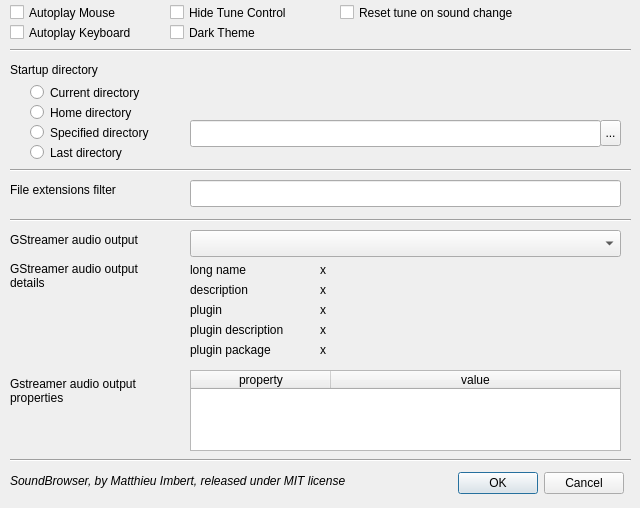
<?xml version="1.0" encoding="UTF-8"?>
<ui version="4.0">
 <class>PrefsDialog</class>
 <widget class="QDialog" name="PrefsDialog">
  <property name="geometry">
   <rect>
    <x>0</x>
    <y>0</y>
    <width>640</width>
    <height>508</height>
   </rect>
  </property>
  <property name="sizePolicy">
   <sizepolicy hsizetype="Fixed" vsizetype="Fixed">
    <horstretch>0</horstretch>
    <verstretch>0</verstretch>
   </sizepolicy>
  </property>
  <property name="windowTitle">
   <string>Preferences</string>
  </property>
  <property name="windowIcon">
   <iconset>
    <normaloff>:/icons/ui/settings.png</normaloff>:/icons/ui/settings.png</iconset>
  </property>
  <property name="modal">
   <bool>true</bool>
  </property>
  <widget class="QDialogButtonBox" name="buttonBox">
   <property name="geometry">
    <rect>
     <x>450</x>
     <y>470</y>
     <width>181</width>
     <height>27</height>
    </rect>
   </property>
   <property name="orientation">
    <enum>Qt::Horizontal</enum>
   </property>
   <property name="standardButtons">
    <set>QDialogButtonBox::Cancel|QDialogButtonBox::Ok</set>
   </property>
   <property name="centerButtons">
    <bool>true</bool>
   </property>
  </widget>
  <widget class="QRadioButton" name="startup_path_mode_current_dir">
   <property name="geometry">
    <rect>
     <x>30</x>
     <y>80</y>
     <width>141</width>
     <height>25</height>
    </rect>
   </property>
   <property name="sizePolicy">
    <sizepolicy hsizetype="Maximum" vsizetype="Fixed">
     <horstretch>0</horstretch>
     <verstretch>0</verstretch>
    </sizepolicy>
   </property>
   <property name="text">
    <string>Current directory</string>
   </property>
  </widget>
  <widget class="QRadioButton" name="startup_path_mode_home_dir">
   <property name="geometry">
    <rect>
     <x>30</x>
     <y>100</y>
     <width>129</width>
     <height>25</height>
    </rect>
   </property>
   <property name="sizePolicy">
    <sizepolicy hsizetype="Expanding" vsizetype="Fixed">
     <horstretch>0</horstretch>
     <verstretch>0</verstretch>
    </sizepolicy>
   </property>
   <property name="text">
    <string>Home directory</string>
   </property>
  </widget>
  <widget class="QRadioButton" name="startup_path_mode_specified_path">
   <property name="geometry">
    <rect>
     <x>30</x>
     <y>120</y>
     <width>151</width>
     <height>25</height>
    </rect>
   </property>
   <property name="sizePolicy">
    <sizepolicy hsizetype="Expanding" vsizetype="Fixed">
     <horstretch>0</horstretch>
     <verstretch>0</verstretch>
    </sizepolicy>
   </property>
   <property name="text">
    <string>Specified directory</string>
   </property>
  </widget>
  <widget class="QLineEdit" name="specified_path">
   <property name="geometry">
    <rect>
     <x>190</x>
     <y>120</y>
     <width>411</width>
     <height>27</height>
    </rect>
   </property>
  </widget>
  <widget class="QRadioButton" name="startup_path_mode_last_path">
   <property name="geometry">
    <rect>
     <x>30</x>
     <y>140</y>
     <width>131</width>
     <height>25</height>
    </rect>
   </property>
   <property name="text">
    <string>Last directory</string>
   </property>
  </widget>
  <widget class="QToolButton" name="specified_path_button">
   <property name="geometry">
    <rect>
     <x>600</x>
     <y>120</y>
     <width>21</width>
     <height>26</height>
    </rect>
   </property>
   <property name="text">
    <string>...</string>
   </property>
  </widget>
  <widget class="QLabel" name="label_startup_directory">
   <property name="geometry">
    <rect>
     <x>10</x>
     <y>60</y>
     <width>151</width>
     <height>19</height>
    </rect>
   </property>
   <property name="sizePolicy">
    <sizepolicy hsizetype="Expanding" vsizetype="Fixed">
     <horstretch>0</horstretch>
     <verstretch>0</verstretch>
    </sizepolicy>
   </property>
   <property name="text">
    <string>Startup directory</string>
   </property>
  </widget>
  <widget class="QLabel" name="label_file_extensions_filter">
   <property name="geometry">
    <rect>
     <x>10</x>
     <y>180</y>
     <width>141</width>
     <height>19</height>
    </rect>
   </property>
   <property name="sizePolicy">
    <sizepolicy hsizetype="Expanding" vsizetype="Fixed">
     <horstretch>0</horstretch>
     <verstretch>0</verstretch>
    </sizepolicy>
   </property>
   <property name="text">
    <string>File extensions filter</string>
   </property>
  </widget>
  <widget class="QLineEdit" name="file_extensions_filter">
   <property name="geometry">
    <rect>
     <x>190</x>
     <y>180</y>
     <width>431</width>
     <height>27</height>
    </rect>
   </property>
  </widget>
  <widget class="QLabel" name="label_gst_aa">
   <property name="geometry">
    <rect>
     <x>10</x>
     <y>230</y>
     <width>171</width>
     <height>19</height>
    </rect>
   </property>
   <property name="text">
    <string>GStreamer audio output</string>
   </property>
  </widget>
  <widget class="QComboBox" name="audio_output">
   <property name="geometry">
    <rect>
     <x>190</x>
     <y>230</y>
     <width>431</width>
     <height>27</height>
    </rect>
   </property>
  </widget>
  <widget class="QTableWidget" name="audio_output_properties">
   <property name="geometry">
    <rect>
     <x>190</x>
     <y>370</y>
     <width>431</width>
     <height>81</height>
    </rect>
   </property>
   <property name="verticalScrollBarPolicy">
    <enum>Qt::ScrollBarAsNeeded</enum>
   </property>
   <property name="sizeAdjustPolicy">
    <enum>QAbstractScrollArea::AdjustIgnored</enum>
   </property>
   <property name="rowCount">
    <number>0</number>
   </property>
   <property name="columnCount">
    <number>2</number>
   </property>
   <attribute name="horizontalHeaderCascadingSectionResizes">
    <bool>false</bool>
   </attribute>
   <attribute name="horizontalHeaderDefaultSectionSize">
    <number>140</number>
   </attribute>
   <attribute name="horizontalHeaderStretchLastSection">
    <bool>true</bool>
   </attribute>
   <attribute name="verticalHeaderVisible">
    <bool>false</bool>
   </attribute>
   <column>
    <property name="text">
     <string>property</string>
    </property>
   </column>
   <column>
    <property name="text">
     <string>value</string>
    </property>
   </column>
  </widget>
  <widget class="QLabel" name="label_aa_properties">
   <property name="geometry">
    <rect>
     <x>10</x>
     <y>370</y>
     <width>161</width>
     <height>41</height>
    </rect>
   </property>
   <property name="text">
    <string>Gstreamer audio output
properties</string>
   </property>
  </widget>
  <widget class="QLabel" name="label_gst_aa_details">
   <property name="geometry">
    <rect>
     <x>10</x>
     <y>250</y>
     <width>171</width>
     <height>51</height>
    </rect>
   </property>
   <property name="text">
    <string>GStreamer audio output
details</string>
   </property>
  </widget>
  <widget class="QLabel" name="label_aa_long_name">
   <property name="geometry">
    <rect>
     <x>190</x>
     <y>260</y>
     <width>81</width>
     <height>19</height>
    </rect>
   </property>
   <property name="text">
    <string>long name</string>
   </property>
  </widget>
  <widget class="QLabel" name="label_aa_description">
   <property name="geometry">
    <rect>
     <x>190</x>
     <y>280</y>
     <width>91</width>
     <height>19</height>
    </rect>
   </property>
   <property name="text">
    <string>description</string>
   </property>
  </widget>
  <widget class="QLabel" name="label_aa_plugin">
   <property name="geometry">
    <rect>
     <x>190</x>
     <y>300</y>
     <width>91</width>
     <height>19</height>
    </rect>
   </property>
   <property name="text">
    <string>plugin</string>
   </property>
  </widget>
  <widget class="QLabel" name="label_aa_plugin_description">
   <property name="geometry">
    <rect>
     <x>190</x>
     <y>320</y>
     <width>131</width>
     <height>19</height>
    </rect>
   </property>
   <property name="text">
    <string>plugin description</string>
   </property>
  </widget>
  <widget class="QLabel" name="label_aa_plugin_package">
   <property name="geometry">
    <rect>
     <x>190</x>
     <y>340</y>
     <width>131</width>
     <height>19</height>
    </rect>
   </property>
   <property name="text">
    <string>plugin package</string>
   </property>
  </widget>
  <widget class="QLabel" name="audio_output_long_name">
   <property name="geometry">
    <rect>
     <x>320</x>
     <y>260</y>
     <width>301</width>
     <height>19</height>
    </rect>
   </property>
   <property name="text">
    <string>x</string>
   </property>
  </widget>
  <widget class="QLabel" name="audio_output_description">
   <property name="geometry">
    <rect>
     <x>320</x>
     <y>280</y>
     <width>301</width>
     <height>19</height>
    </rect>
   </property>
   <property name="text">
    <string>x</string>
   </property>
  </widget>
  <widget class="QLabel" name="audio_output_plugin">
   <property name="geometry">
    <rect>
     <x>320</x>
     <y>300</y>
     <width>301</width>
     <height>19</height>
    </rect>
   </property>
   <property name="text">
    <string>x</string>
   </property>
  </widget>
  <widget class="QLabel" name="audio_output_plugin_description">
   <property name="geometry">
    <rect>
     <x>320</x>
     <y>320</y>
     <width>301</width>
     <height>19</height>
    </rect>
   </property>
   <property name="text">
    <string>x</string>
   </property>
  </widget>
  <widget class="QLabel" name="audio_output_plugin_package">
   <property name="geometry">
    <rect>
     <x>320</x>
     <y>340</y>
     <width>301</width>
     <height>19</height>
    </rect>
   </property>
   <property name="text">
    <string>x</string>
   </property>
  </widget>
  <widget class="QCheckBox" name="check_autoplay_mouse">
   <property name="geometry">
    <rect>
     <x>10</x>
     <y>0</y>
     <width>181</width>
     <height>25</height>
    </rect>
   </property>
   <property name="text">
    <string>Autoplay Mouse</string>
   </property>
  </widget>
  <widget class="QCheckBox" name="check_autoplay_keyboard">
   <property name="geometry">
    <rect>
     <x>10</x>
     <y>20</y>
     <width>201</width>
     <height>25</height>
    </rect>
   </property>
   <property name="text">
    <string>Autoplay Keyboard</string>
   </property>
  </widget>
  <widget class="Line" name="line">
   <property name="geometry">
    <rect>
     <x>10</x>
     <y>40</y>
     <width>621</width>
     <height>20</height>
    </rect>
   </property>
   <property name="orientation">
    <enum>Qt::Horizontal</enum>
   </property>
  </widget>
  <widget class="Line" name="line_2">
   <property name="geometry">
    <rect>
     <x>10</x>
     <y>210</y>
     <width>621</width>
     <height>20</height>
    </rect>
   </property>
   <property name="orientation">
    <enum>Qt::Horizontal</enum>
   </property>
  </widget>
  <widget class="Line" name="line_3">
   <property name="geometry">
    <rect>
     <x>10</x>
     <y>160</y>
     <width>621</width>
     <height>20</height>
    </rect>
   </property>
   <property name="orientation">
    <enum>Qt::Horizontal</enum>
   </property>
  </widget>
  <widget class="Line" name="line_4">
   <property name="geometry">
    <rect>
     <x>10</x>
     <y>450</y>
     <width>621</width>
     <height>20</height>
    </rect>
   </property>
   <property name="orientation">
    <enum>Qt::Horizontal</enum>
   </property>
  </widget>
  <widget class="QLabel" name="label">
   <property name="geometry">
    <rect>
     <x>10</x>
     <y>470</y>
     <width>441</width>
     <height>21</height>
    </rect>
   </property>
   <property name="font">
    <font>
     <weight>50</weight>
     <italic>true</italic>
     <bold>false</bold>
    </font>
   </property>
   <property name="text">
    <string>SoundBrowser, by Matthieu Imbert, released under MIT license</string>
   </property>
  </widget>
  <widget class="QCheckBox" name="check_dark_theme">
   <property name="geometry">
    <rect>
     <x>170</x>
     <y>20</y>
     <width>141</width>
     <height>25</height>
    </rect>
   </property>
   <property name="text">
    <string>Dark Theme</string>
   </property>
  </widget>
  <widget class="QCheckBox" name="check_hide_tune">
   <property name="geometry">
    <rect>
     <x>170</x>
     <y>0</y>
     <width>151</width>
     <height>25</height>
    </rect>
   </property>
   <property name="text">
    <string>Hide Tune Control</string>
   </property>
  </widget>
  <widget class="QCheckBox" name="check_reset_tune_between_sounds">
   <property name="geometry">
    <rect>
     <x>340</x>
     <y>0</y>
     <width>231</width>
     <height>25</height>
    </rect>
   </property>
   <property name="text">
    <string>Reset tune on sound change</string>
   </property>
  </widget>
 </widget>
 <resources>
  <include location="soundbrowser.qrc"/>
 </resources>
 <connections>
  <connection>
   <sender>buttonBox</sender>
   <signal>accepted()</signal>
   <receiver>PrefsDialog</receiver>
   <slot>accept()</slot>
   <hints>
    <hint type="sourcelabel">
     <x>248</x>
     <y>254</y>
    </hint>
    <hint type="destinationlabel">
     <x>157</x>
     <y>274</y>
    </hint>
   </hints>
  </connection>
  <connection>
   <sender>buttonBox</sender>
   <signal>rejected()</signal>
   <receiver>PrefsDialog</receiver>
   <slot>reject()</slot>
   <hints>
    <hint type="sourcelabel">
     <x>316</x>
     <y>260</y>
    </hint>
    <hint type="destinationlabel">
     <x>286</x>
     <y>274</y>
    </hint>
   </hints>
  </connection>
 </connections>
</ui>
